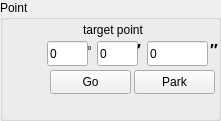
   <widget class="QGroupBox" name="groupBox_23">
    <property name="geometry">
     <rect>
      <x>950</x>
      <y>370</y>
      <width>221</width>
      <height>121</height>
     </rect>
    </property>
    <property name="title">
     <string>Point</string>
    </property>
    <widget class="QLineEdit" name="lineEdit_n1_targetD">
     <property name="geometry">
      <rect>
       <x>47</x>
       <y>41</y>
       <width>41</width>
       <height>25</height>
      </rect>
     </property>
     <property name="text">
      <string>0</string>
     </property>
    </widget>
    <widget class="QLabel" name="label_13">
     <property name="geometry">
      <rect>
       <x>210</x>
       <y>41</y>
       <width>20</width>
       <height>20</height>
      </rect>
     </property>
     <property name="text">
      <string>&lt;!DOCTYPE HTML PUBLIC &quot;-//W3C//DTD HTML 4.0//EN&quot; &quot;http://www.w3.org/TR/REC-html40/strict.dtd&quot;&gt;
&lt;html&gt;&lt;head&gt;&lt;meta name=&quot;qrichtext&quot; content=&quot;1&quot; /&gt;&lt;style type=&quot;text/css&quot;&gt;
p, li { white-space: pre-wrap; }
&lt;/style&gt;&lt;/head&gt;&lt;body style=&quot; font-family:'Sans'; font-size:10pt; font-weight:400; font-style:normal;&quot;&gt;
&lt;p style=&quot; margin-top:0px; margin-bottom:0px; margin-left:0px; margin-right:0px; -qt-block-indent:0; text-indent:0px;&quot;&gt;&lt;span style=&quot; font-size:12pt; font-weight:600;&quot;&gt;″&lt;/span&gt;&lt;/p&gt;&lt;/body&gt;&lt;/html&gt;</string>
     </property>
    </widget>
    <widget class="QLineEdit" name="lineEdit_n1_targetS">
     <property name="geometry">
      <rect>
       <x>147</x>
       <y>41</y>
       <width>61</width>
       <height>25</height>
      </rect>
     </property>
     <property name="text">
      <string>0</string>
     </property>
    </widget>
    <widget class="QLineEdit" name="lineEdit_n1_targetM">
     <property name="geometry">
      <rect>
       <x>97</x>
       <y>41</y>
       <width>41</width>
       <height>25</height>
      </rect>
     </property>
     <property name="text">
      <string>0</string>
     </property>
    </widget>
    <widget class="QLabel" name="label_50">
     <property name="geometry">
      <rect>
       <x>87</x>
       <y>41</y>
       <width>16</width>
       <height>20</height>
      </rect>
     </property>
     <property name="text">
      <string>°</string>
     </property>
    </widget>
    <widget class="QLabel" name="label_75">
     <property name="geometry">
      <rect>
       <x>77</x>
       <y>22</y>
       <width>72</width>
       <height>16</height>
      </rect>
     </property>
     <property name="text">
      <string>target point</string>
     </property>
     <property name="alignment">
      <set>Qt::AlignCenter</set>
     </property>
    </widget>
    <widget class="QLabel" name="label_76">
     <property name="geometry">
      <rect>
       <x>137</x>
       <y>41</y>
       <width>16</width>
       <height>16</height>
      </rect>
     </property>
     <property name="text">
      <string>&lt;!DOCTYPE HTML PUBLIC &quot;-//W3C//DTD HTML 4.0//EN&quot; &quot;http://www.w3.org/TR/REC-html40/strict.dtd&quot;&gt;
&lt;html&gt;&lt;head&gt;&lt;meta name=&quot;qrichtext&quot; content=&quot;1&quot; /&gt;&lt;style type=&quot;text/css&quot;&gt;
p, li { white-space: pre-wrap; }
&lt;/style&gt;&lt;/head&gt;&lt;body style=&quot; font-family:'Sans'; font-size:10pt; font-weight:400; font-style:normal;&quot;&gt;
&lt;p style=&quot; margin-top:0px; margin-bottom:0px; margin-left:0px; margin-right:0px; -qt-block-indent:0; text-indent:0px;&quot;&gt;&lt;span style=&quot; font-size:12pt; font-weight:600;&quot;&gt;′&lt;/span&gt;&lt;/p&gt;&lt;/body&gt;&lt;/html&gt;</string>
     </property>
    </widget>
    <widget class="QPushButton" name="pushButton_n1_go">
     <property name="geometry">
      <rect>
       <x>50</x>
       <y>70</y>
       <width>81</width>
       <height>24</height>
      </rect>
     </property>
     <property name="text">
      <string>Go</string>
     </property>
    </widget>
    <widget class="QPushButton" name="pushButton_n1_park">
     <property name="geometry">
      <rect>
       <x>134</x>
       <y>70</y>
       <width>81</width>
       <height>24</height>
      </rect>
     </property>
     <property name="text">
      <string>Park</string>
     </property>
    </widget>
   </widget>
